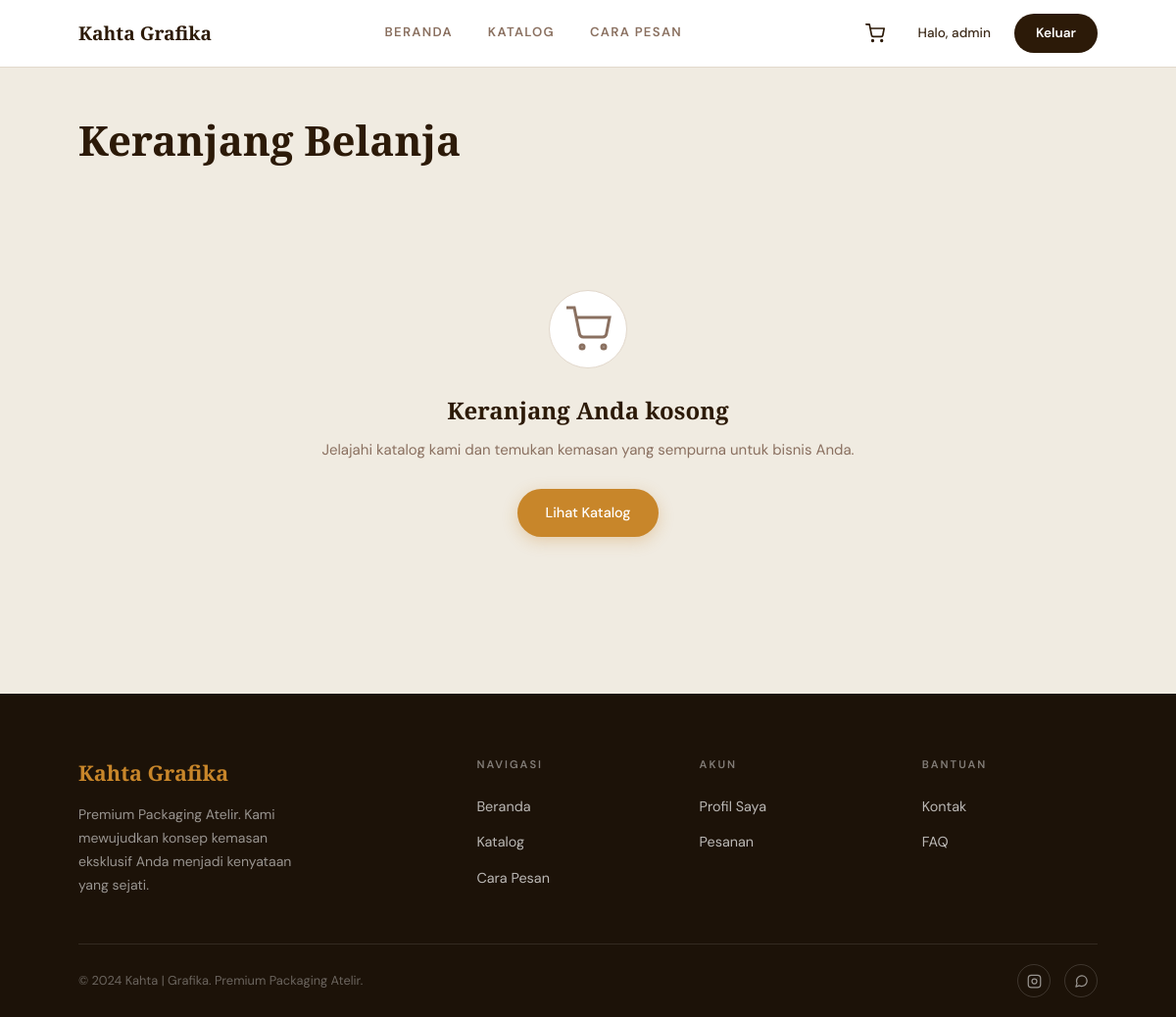
Before: /cart/ (signed in) with the older database file.
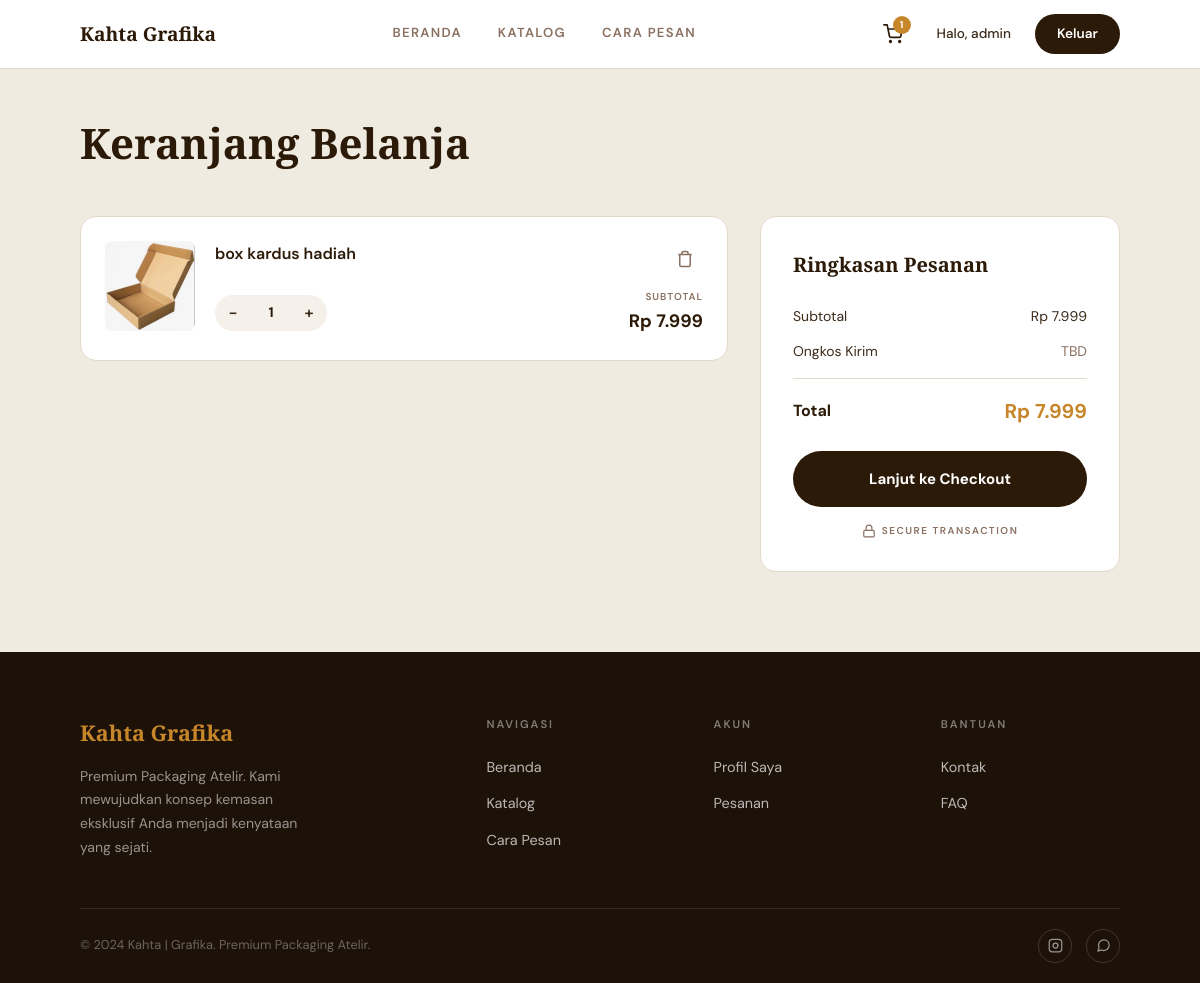
After: the same page with the newer database file.
### apps/cart/models.py (models this page shows, shortened)
class CartItem(models.Model):
    cart = models.ForeignKey(Cart, on_delete=models.CASCADE, related_name='items')
    product = models.ForeignKey(Product, on_delete=models.CASCADE)
    quantity = models.PositiveIntegerField(default=1)
    design_file = models.FileField(upload_to='cart_designs/', blank=True, null=True)
    design_note = models.CharField(max_length=255, blank=True)
    created_at = models.DateTimeField(auto_now_add=True)
    class Meta:
        unique_together = ('cart', 'product')
    @property
    def subtotal(self):
        return self.product.price * self.quantity

class Cart(models.Model):
    user = models.OneToOneField(
        settings.AUTH_USER_MODEL,
        on_delete=models.CASCADE,
        related_name='cart'
    )
    created_at = models.DateTimeField(auto_now_add=True)
    updated_at = models.DateTimeField(auto_now=True)
    @property
    def total(self):
        return sum(item.subtotal for item in self.items.all())
    @property
    def item_count(self):
        return self.items.count()

### apps/catalog/models.py (models this page shows, shortened)
class Product(models.Model):
    category = models.ForeignKey(
        Category,
        on_delete=models.CASCADE,
        related_name='products'
    )
    name = models.CharField(max_length=200)
    slug = models.SlugField(unique=True, db_index=True)
    description = models.TextField()
    material_spec = models.TextField()
    price = models.DecimalField(max_digits=12, decimal_places=0)
    min_order = models.PositiveIntegerField(default=1)
    image = models.ImageField(upload_to='products/', blank=True, null=True)
    is_active = models.BooleanField(default=True)
    created_at = models.DateTimeField(auto_now_add=True)
    updated_at = models.DateTimeField(auto_now=True)

### apps/cart/views.py (the view)
# urls.py: path('', views.cart_view, name='cart'),
@login_required
def cart_view(request):
    cart, _ = Cart.objects.get_or_create(user=request.user)
    items = cart.items.select_related('product').all()
    return render(request, 'cart/cart.html', {
        'cart': cart,
        'items': items,
    })

### apps/cart/context_processors.py (called while the page is built)
def cart_context(request):
    count = 0
    if request.user.is_authenticated:
        try:
            cart = Cart.objects.get(user=request.user)
            count = cart.item_count
        except Cart.DoesNotExist:
            pass
    return {'cart_item_count': count}

### apps/catalog/templatetags/currency_tags.py (called while the page is built)
@register.filter(name='rupiah')
def rupiah(value):
    try:
        if value is None:
            return "Rp 0"
        val = int(float(value))
        formatted = f"{val:,}".replace(",", ".")
        return f"Rp {formatted}"
    except (ValueError, TypeError):
        return value

### templates/cart/cart.html (shortened to what this page needs)
{% extends 'base.html' %}
{% load static %}
{% block extra_css %}
<link rel="stylesheet" href="{% static 'css/cart.css' %}">
{% endblock %}
{% block content %}
<div class="cart-main">
  <div class="container">
    <h1 class="cart-page-title reveal">Keranjang Belanja</h1>
    {% if items %}
    <div class="cart-layout">
      <div class="cart-items reveal">
        {% for item in items %}
        <div class="cart-item" data-item-id="{{ item.id }}">
          <div class="cart-item-img">
            {% if item.product.image %}
              <img src="{{ item.product.image.url }}" alt="{{ item.product.name }}">
            {% else %}
              <div class="cart-item-placeholder"></div>
            {% endif %}
          </div>
          <div class="cart-item-body">
            <div class="cart-item-header">
              <div>
                <h3 class="cart-item-name">{{ item.product.name }}</h3>
              </div>
              <button class="cart-item-remove" data-item-id="{{ item.id }}" aria-label="Hapus item">
                <svg width="18" height="18" viewBox="0 0 24 24" fill="none" stroke="currentColor" stroke-width="2">
                  <polyline points="3 6 5 6 21 6"/><path d="M19 6v14a2 2 0 0 1-2 2H7a2 2 0 0 1-2-2V6m3 0V4a2 2 0 0 1 2-2h4a2 2 0 0 1 2 2v2"/>
                </svg>
              </button>
            </div>
            <div class="cart-item-footer">
              <div class="qty-control">
                <button class="qty-btn qty-minus" data-item-id="{{ item.id }}">−</button>
                <span class="qty-value" id="qty-{{ item.id }}">{{ item.quantity }}</span>
                <button class="qty-btn qty-plus" data-item-id="{{ item.id }}">+</button>
              </div>
              <div class="cart-item-price">
                <span class="price-label">SUBTOTAL</span>
                <span class="price-value" id="subtotal-{{ item.id }}">{{ item.subtotal|rupiah }}</span>
              </div>
            </div>
          </div>
        </div>
        {% endfor %}
      </div>
      <aside class="cart-summary reveal reveal-delay-1">
        <h2 class="summary-title">Ringkasan Pesanan</h2>
        <div class="summary-row">
          <span>Subtotal</span>
          <span id="cart-subtotal">{{ cart.total|rupiah }}</span>
        </div>
        <div class="summary-row">
          <span>Ongkos Kirim</span>
          <span class="text-muted">TBD</span>
        </div>
        <div class="summary-divider"></div>
        <div class="summary-row summary-total">
          <span>Total</span>
          <span id="cart-total">{{ cart.total|rupiah }}</span>
        </div>
        <a href="{% url 'orders:checkout_shipping' %}" class="btn-checkout">Lanjut ke Checkout</a>
        <div class="summary-secure">
          <svg width="14" height="14" viewBox="0 0 24 24" fill="none" stroke="currentColor" stroke-width="2"><rect x="3" y="11" width="18" height="11" rx="2" ry="2"/><path d="M7 11V7a5 5 0 0 1 10 0v4"/></svg>
          SECURE TRANSACTION
        </div>
      </aside>
    </div>
    {% else %}
    <div class="cart-empty reveal">
      <div class="cart-empty-icon">
        <svg width="48" height="48" viewBox="0 0 24 24" fill="none" stroke="currentColor" stroke-width="1.5">
          <circle cx="9" cy="21" r="1"/><circle cx="20" cy="21" r="1"/>
          <path d="M1 1h4l2.68 13.39a2 2 0 0 0 2 1.61h9.72a2 2 0 0 0 2-1.61L23 6H6"/>
        </svg>
      </div>
      <h2 class="cart-empty-title">Keranjang Anda kosong</h2>
      <p class="cart-empty-desc">Jelajahi katalog kami dan temukan kemasan yang sempurna untuk bisnis Anda.</p>
      <a href="{% url 'catalog:product_list' %}" class="btn btn-primary">Lihat Katalog</a>
    </div>
    {% endif %}
  </div>
</div>
{% endblock %}

### templates/partials/navbar.html (shortened to what this page needs)
{% load static %}
<link rel="stylesheet" href="{% static 'css/navbar.css' %}">
<nav class="site-nav" id="site-nav">
    <div class="container">
        <div class="nav-inner">
            <a href="/" class="nav-logo">Kahta Grafika</a>
            <div class="nav-links">
                <a href="/" class="{% if request.path == '/' %}active{% endif %}">Beranda</a>
                <a href="{% url 'catalog:product_list' %}" class="{% if 'catalog' in request.path %}active{% endif %}">Katalog</a>
                <a href="{% url 'catalog:how_to_order' %}" class="{% if 'cara-pesan' in request.path %}active{% endif %}">Cara Pesan</a>
            </div>
            <div class="nav-actions">
                {% if user.is_authenticated %}
                    <a href="{% url 'cart:cart' %}" class="nav-cart-link" aria-label="Keranjang">
                        <svg width="20" height="20" viewBox="0 0 24 24" fill="none" stroke="currentColor" stroke-width="2" stroke-linecap="round" stroke-linejoin="round">
                            <circle cx="9" cy="21" r="1"/><circle cx="20" cy="21" r="1"/>
                            <path d="M1 1h4l2.68 13.39a2 2 0 0 0 2 1.61h9.72a2 2 0 0 0 2-1.61L23 6H6"/>
                        </svg>
                        {% if cart_item_count > 0 %}
                            <span class="nav-cart-badge" id="cart-badge">{{ cart_item_count }}</span>
                        {% endif %}
                    </a>
                    <span class="nav-login">Halo, {{ user.username }}</span>
                    <a href="{% url 'accounts:logout' %}" class="nav-register">Keluar</a>
                {% else %}
                    <a href="{% url 'accounts:login' %}" class="nav-login">Login</a>
                    <a href="{% url 'accounts:register' %}" class="nav-register">Daftar</a>
                {% endif %}
            </div>
        </div>
    </div>
</nav>

Changed rows visible on the page:
added CartItem: product.image (picture), product.name "box kardus hadiah", quantity "1", subtotal|rupiah "Rp 7.999"
added Cart: total|rupiah "Rp 7.999"
Other visible differences:
{{ cart_item_count }}: (not shown) → "1"
text no longer shown: "Keranjang Anda kosong Jelajahi katalog kami dan temukan kemasan yang sempurna untuk bisnis Anda. Lihat Katalog"
text now shown: "Ringkasan Pesanan Subtotal Ongkos Kirim TBD Total Lanjut ke Checkout SECURE TRANSACTION"
